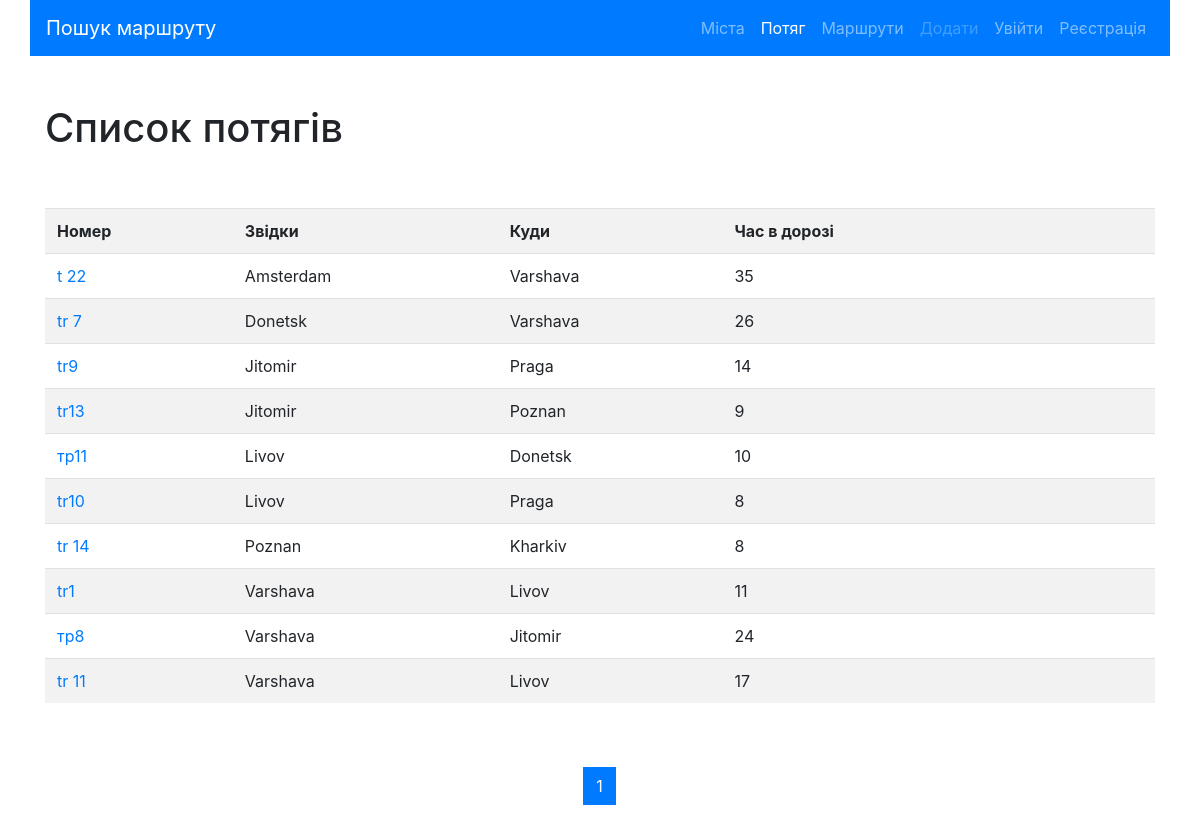
The app's page /trains/, older data.
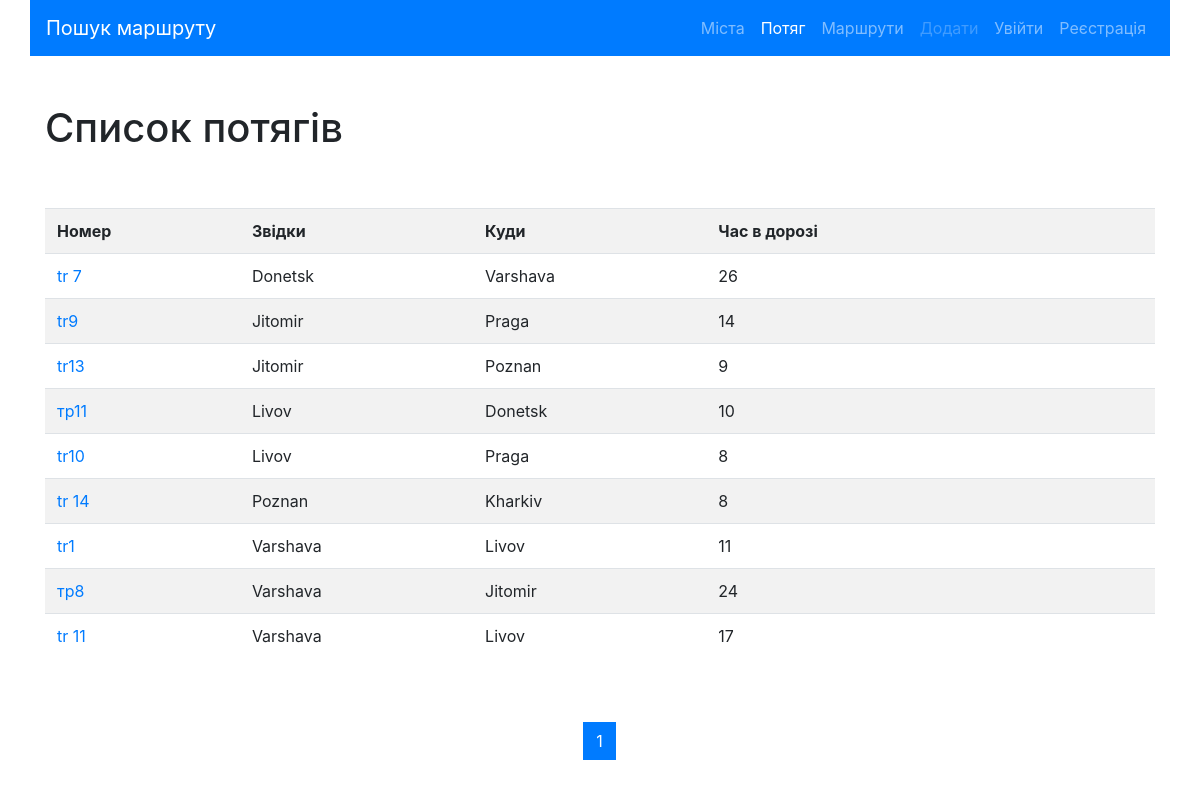
The same page, newer data.
### trains/models.py (models this page shows, shortened)
class Train(models.Model):
    name = models.CharField(max_length=50, unique=True, verbose_name="Номер потягу")
    travel_time = models.PositiveSmallIntegerField(verbose_name='Час в дорозі')
    from_city = models.ForeignKey(City, on_delete=models.CASCADE,
                                  related_name='from_city_set',
                                  verbose_name='З якого міста'
                                  )
    to_city = models.ForeignKey('cities.City', on_delete=models.CASCADE,
                                  related_name='to_city_set',
                                  verbose_name='В яке місто'
                                  )
    class Meta:
        verbose_name = 'Потяг'
        verbose_name_plural = 'Поїзди'
        ordering = ['from_city']

### cities/models.py (models this page shows, shortened)
class City(models.Model):
    name = models.CharField(max_length=150, unique=True, verbose_name='Місто')
    def __str__(self):
        return self.name
    class Meta:
        verbose_name = 'Місто'
        verbose_name_plural = 'Міста'
        ordering = ['name']

### trains/views.py (the view)
# urls.py: path('', TrainListView.as_view(), name='home'),
class TrainListView(ListView):
    paginate_by = 10
    model = Train
    template_name = 'trains/home.html'

### trains/templates/trains/home.html (shortened to what this page needs)
{% extends 'base.html' %}
{% block content %}
<h1>Список потягів</h1>
<div class="row">
    <div class="col-md-12 mx-auto my-5">
        <table class="table table-striped">
            <tr>
                <th>Номер</th>
                <th>Звідки</th>
                <th>Куди</th>
                <th>Час в дорозі</th>
                <th>&nbsp;</th>
                <th>&nbsp;</th>
            </tr>
            {% for object in page_obj %}
            <tr>
                <td>
                     <a href="{% url 'trains:detail' pk=object.pk %}">{{ object.name }}</a>
                </td>
                <td>{{ object.from_city }}</td>
                <td>{{ object.to_city }}</td>
                <td>{{ object.travel_time }}</td>
                {% if user.is_authenticated %}
                <td>
                    <a href="{% url 'trains:update' pk=object.pk %}">
                        <button type="submit" class="btn btn-primary">Редагувати</button>
                    </a>
                </td>
                <td>
                    <a href="{% url 'trains:delete' pk=object.pk %}">
                        <button type="submit" class="btn btn-danger">Видалити</button>
                    </a>
                </td>
                {% else %}
                 <td>&nbsp;</td>
                <td>&nbsp;</td>
                {% endif %}
            </tr>
        {% endfor %}
            </table>
    </div>
</div>
<nav aria-label="Page navigation example">
  <ul class="pagination justify-content-center">
      {% for page in page_obj.paginator.page_range%}
          <li class="page-item {% if page == page_obj.number %} active {% endif %}">
              <a class="page-link" href="?page={{page}}">
                  {{ page }}
              </a>
          </li>
      {% endfor %}
  </ul>
</nav>
{% endblock %}

Row changes from the older to the newer data that the page shows:
removed Train: name "t 22", from_city "Amsterdam", to_city "Varshava", travel_time "35"
